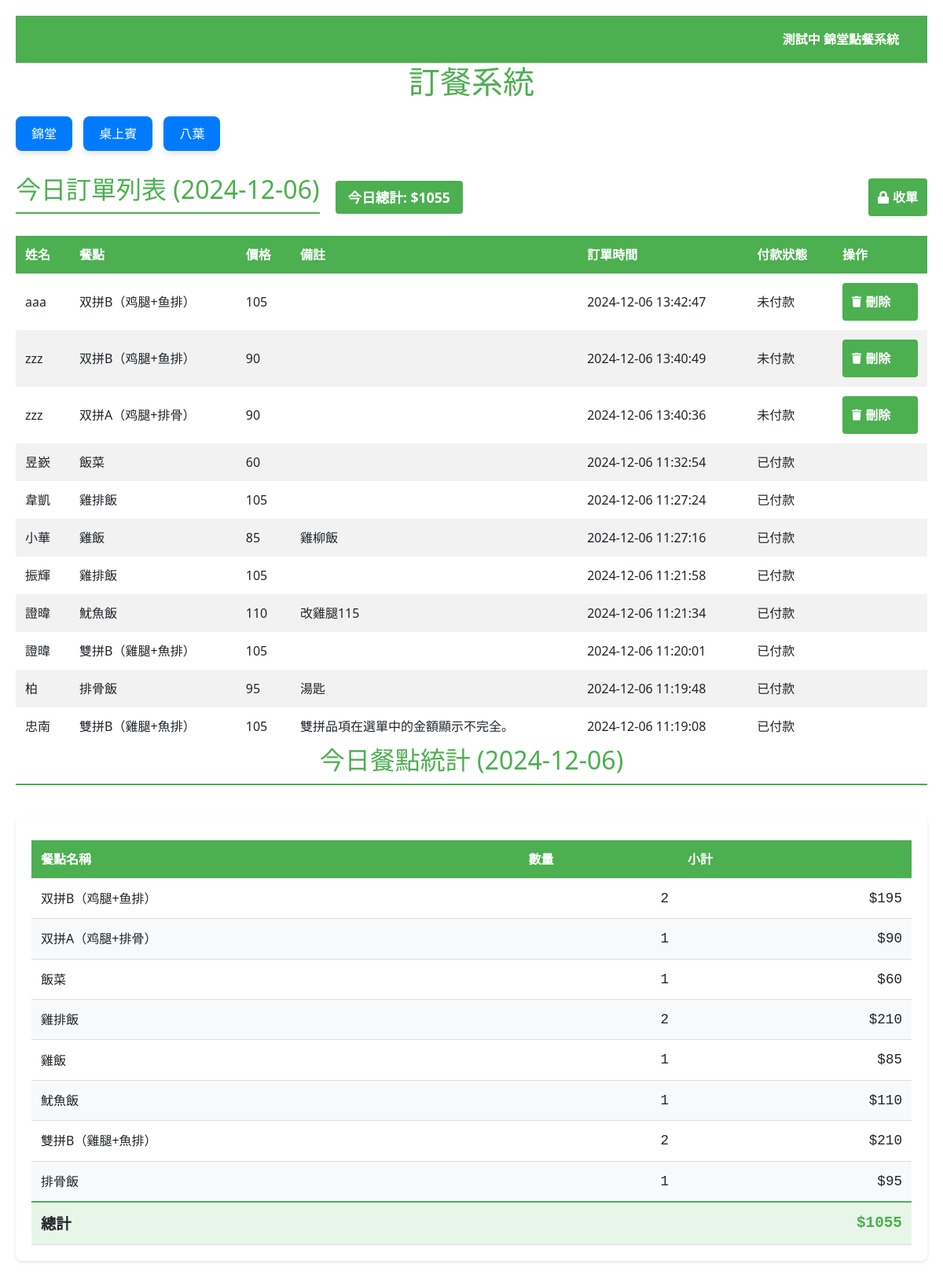
Before: / with the older database file.
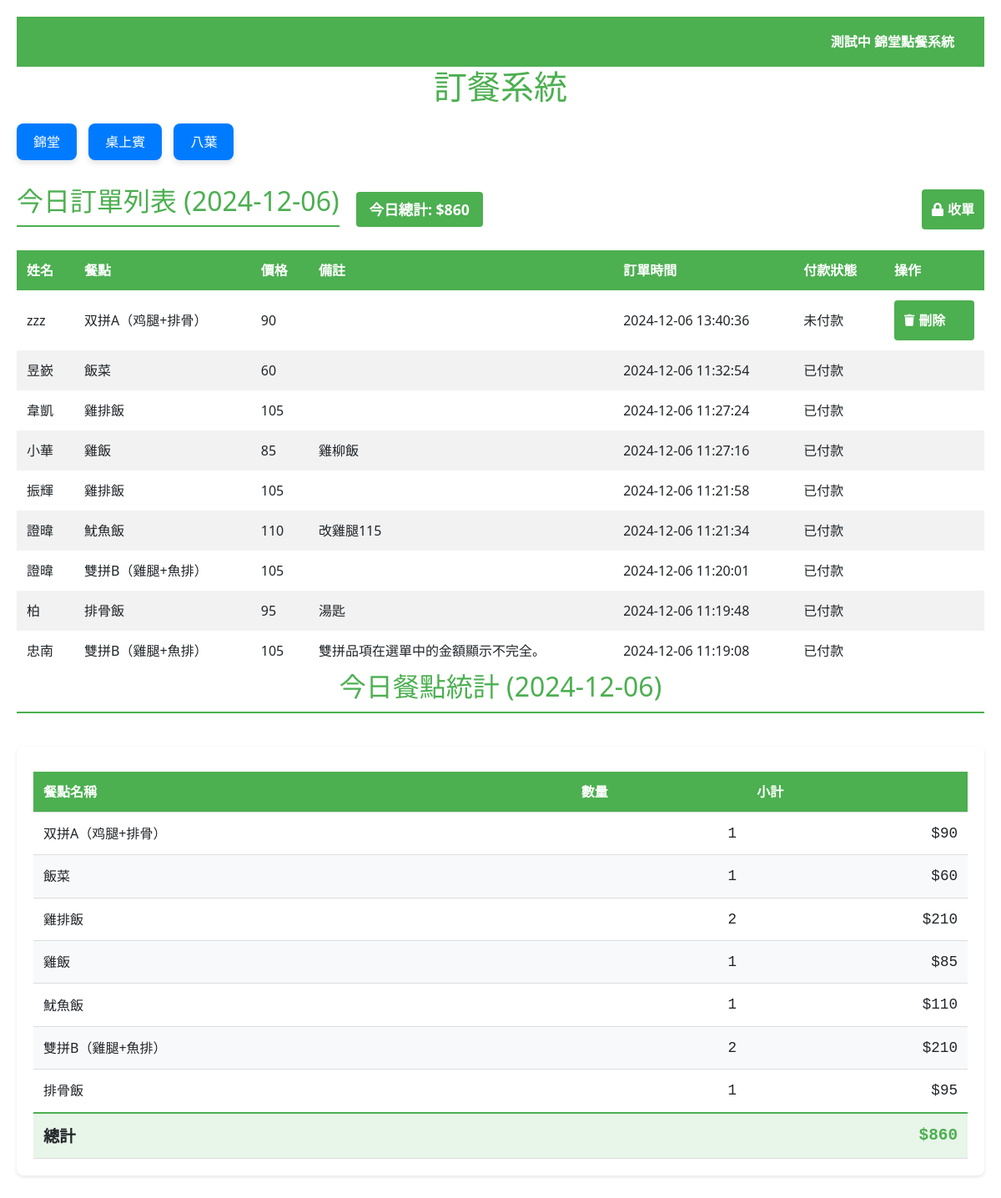
After: the same page with the newer database file.
### tables this page shows
CREATE TABLE orders (
            id INTEGER PRIMARY KEY AUTOINCREMENT,
            user_name TEXT NOT NULL,
            lunch_name TEXT NOT NULL,
            price INTEGER NOT NULL,
            remarks TEXT,
            order_time TIMESTAMP DEFAULT CURRENT_TIMESTAMP,
            payment_status TEXT DEFAULT '未付款',
            order_status TEXT DEFAULT '開放中'
        );

### app.py (the view, shortened to what this page needs)
@app.route('/', methods=['GET', 'POST'])
def index():
    conn = sqlite3.connect('orders.db')
    c = conn.cursor()
    today = date.today()
    today_start = f"{today} 00:00:00"
    today_end = f"{today} 23:59:59"
    c.execute('''
        SELECT id, user_name, lunch_name, price, remarks, order_time, payment_status, order_status
        FROM orders
        WHERE date(order_time) = date('now', 'localtime')
        ORDER BY order_time DESC
    ''')
    orders = [
        {
            'id': row[0],
            'user_name': row[1],
            'lunch_name': row[2],
            'price': row[3],
            'remarks': row[4],
            'order_time': row[5],
            'payment_status': row[6],
            'order_status': row[7]
        }
        for row in c.fetchall()
    ]
    conn.close()
    today_total = sum(order['price'] for order in orders)
    return render_template('index.html',
                         orders=orders,
                         today_total=today_total,
                         today_date=today.strftime('%Y-%m-%d'))

### templates/index.html (shortened to what this page needs)
<!DOCTYPE html>
<html>
<head>
    <link rel="stylesheet" href="https://cdnjs.cloudflare.com/ajax/libs/font-awesome/5.15.4/css/all.min.css">
</head>
<body>
    <div class="top-nav">
        <a href="{{ url_for('store1') }}" class="store-link">測試中 錦堂點餐系統</a>
    </div>
    <h1>訂餐系統</h1>
<div class="collapse-buttons">
    <p>
        <a class="btn btn-primary" data-bs-toggle="collapse" href="#collapseMenu1" role="button">
            錦堂
        </a>
        <button class="btn btn-primary" type="button" data-bs-toggle="collapse" data-bs-target="#collapseMenu2">
            桌上賓
        </button>
        <button class="btn btn-primary" type="button" data-bs-toggle="collapse" data-bs-target="#collapseMenu3">
            八葉
        </button>
    </p>
</div>
    <div class="order-controls">
        <div class="order-header">
            <h2>今日訂單列表 ({{ today_date }})</h2>
            <div class="today-total">今日總計: ${{ today_total }}</div>
        </div>
        <form action="{{ url_for('toggle_order_status') }}" method="POST">
            <button type="submit" class="close-order-btn">
                <i class="fas fa-lock"></i> 收單
            </button>
        </form>
    </div>
    <div class="table-container">
        <table>
            <thead>
                <tr>
                    <th>姓名</th>
                    <th>餐點</th>
                    <th>價格</th>
                    <th>備註</th>
                    <th>訂單時間</th>
                    <th>付款狀態</th>
                    <th>操作</th>
                </tr>
            </thead>
            <tbody>
                {% for order in orders %}
                <tr>
                    <td>{{ order.user_name }}</td>
                    <td>{{ order.lunch_name }}</td>
                    <td>{{ order.price }}</td>
                    <td>{{ order.remarks }}</td>
                    <td>{{ order.order_time }}</td>
                    <td>{{ order.payment_status }}</td>
                    <td>
                        {% if order.order_status == '開放中' %}
                            <form action="{{ url_for('delete_order', order_id=order.id) }}" method="POST" style="margin: 0;">
                                <button type="submit"
                                        class="delete-btn"
                                        data-order-info="訂單資訊：
姓名：{{ order.user_name }}
餐點：{{ order.lunch_name }}
價格：{{ order.price }}">
                                    <i class="fas fa-trash"></i> 刪除
                                </button>
                            </form>
                        {% endif %}
                    </td>
                </tr>
                {% endfor %}
            </tbody>
        </table>
    </div>
    <h2>今日餐點統計 ({{ today_date }})</h2>
    <div class="stats-container">
        <div class="stats-table-container">
            <table class="stats-table">
                <thead>
                    <tr>
                        <th>餐點名稱</th>
                        <th>數量</th>
                        <th>小計</th>
                    </tr>
                </thead>
                <tbody>
                    {% set total_amount = namespace(value=0) %}
                    {% set lunch_stats = {} %}
                    {% for order in orders %}
                        {% if order.lunch_name in lunch_stats %}
                            {% set stats = lunch_stats[order.lunch_name] %}
                            {% set _ = stats.update({'count': stats.count + 1, 'total': stats.total + order.price}) %}
                        {% else %}
                            {% set _ = lunch_stats.update({order.lunch_name: {'count': 1, 'total': order.price}}) %}
                        {% endif %}
                        {% set total_amount.value = total_amount.value + order.price %}
                    {% endfor %}
                    {% for lunch_name, stats in lunch_stats.items() %}
                    <tr>
                        <td>{{ lunch_name }}</td>
                        <td>{{ stats.count }}</td>
                        <td>${{ stats.total }}</td>
                    </tr>
                    {% endfor %}
                    {% if lunch_stats %}
                    <tr class="total-row">
                        <td colspan="2"><strong>總計</strong></td>
                        <td><strong>${{ total_amount.value }}</strong></td>
                    </tr>
                    {% else %}
                    <tr>
                        <td colspan="3" class="no-data">今日尚無訂單</td>
                    </tr>
                    {% endif %}
                </tbody>
            </table>
        </div>
    </div>
    <link href="https://cdn.jsdelivr.net/npm/bootstrap@5.1.3/dist/css/bootstrap.min.css" rel="stylesheet">
</body>
</html>

Changed rows visible on the page:
removed orders: user_name "aaa", lunch_name "双拼B（鸡腿+鱼排）", price "105", order_time "2024-12-06 13:42:47", payment_status "未付款", count "2", total "195"
removed orders: user_name "zzz", lunch_name "双拼B（鸡腿+鱼排）", price "90", order_time "2024-12-06 13:40:49", payment_status "未付款", shown under "今日訂單列表 (2024-12-06)"
Other visible differences:
{{ today_total }}: "1055" → "860"
{{ total_amount.value }}: "1055" → "860"
